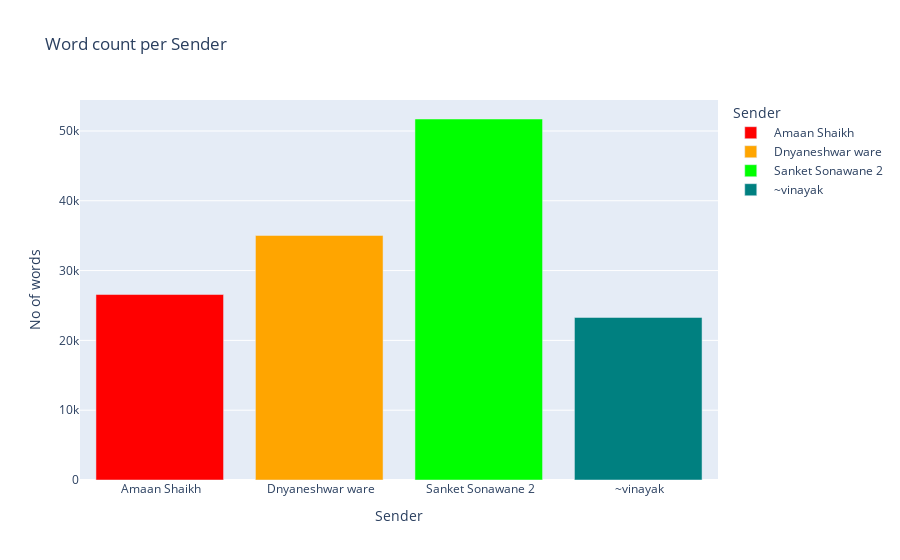

This figure's notebook cell:
### Code cell
send = messages_df.groupby('Sender').sum()
send.reset_index(inplace=True)
fig3 = px.bar(send, x='Sender', y='Word_count', title="Word count per Sender", color="Sender", color_discrete_sequence=["red","orange","lime","teal"])
fig3.update_xaxes(title_text='Sender')
fig3.update_yaxes(title_text='No of words')
fig3.show()

### Figure 1 — Plotly figure (JSON) as saved in the notebook; plotly's stock layout.template omitted (floating-point values rounded to 4 significant figures)
{"data": [{"alignmentgroup": "True", "hovertemplate": "Sender=%{x}<br>Word_count=%{y}<extra></extra>", "legendgroup": " Amaan Shaikh", "marker": {"color": "red"}, "name": " Amaan Shaikh", "offsetgroup": " Amaan Shaikh", "orientation": "v", "showlegend": true, "textposition": "auto", "type": "bar", "x": [" Amaan Shaikh"], "xaxis": "x", "y": [26569], "yaxis": "y"}, {"alignmentgroup": "True", "hovertemplate": "Sender=%{x}<br>Word_count=%{y}<extra></extra>", "legendgroup": " Dnyaneshwar ware", "marker": {"color": "orange"}, "name": " Dnyaneshwar ware", "offsetgroup": " Dnyaneshwar ware", "orientation": "v", "showlegend": true, "textposition": "auto", "type": "bar", "x": [" Dnyaneshwar ware"], "xaxis": "x", "y": [35034], "yaxis": "y"}, {"alignmentgroup": "True", "hovertemplate": "Sender=%{x}<br>Word_count=%{y}<extra></extra>", "legendgroup": " Sanket Sonawane 2", "marker": {"color": "lime"}, "name": " Sanket Sonawane 2", "offsetgroup": " Sanket Sonawane 2", "orientation": "v", "showlegend": true, "textposition": "auto", "type": "bar", "x": [" Sanket Sonawane 2"], "xaxis": "x", "y": [51715], "yaxis": "y"}, {"alignmentgroup": "True", "hovertemplate": "Sender=%{x}<br>Word_count=%{y}<extra></extra>", "legendgroup": " ~vinayak", "marker": {"color": "teal"}, "name": " ~vinayak", "offsetgroup": " ~vinayak", "orientation": "v", "showlegend": true, "textposition": "auto", "type": "bar", "x": [" ~vinayak"], "xaxis": "x", "y": [23287], "yaxis": "y"}], "layout": {"autosize": true, "barmode": "relative", "legend": {"title": {"text": "Sender"}, "tracegroupgap": 0}, "title": {"text": "Word count per Sender"}, "xaxis": {"anchor": "y", "autorange": true, "categoryarray": [" Amaan Shaikh", " Dnyaneshwar ware", " Sanket Sonawane 2", " ~vinayak"], "categoryorder": "array", "domain": [0, 1], "range": [-0.5, 3.5], "title": {"text": "Sender"}, "type": "category"}, "yaxis": {"anchor": "x", "autorange": true, "domain": [0, 1], "range": [0, 54440.0], "title": {"text": "No of words"}, "type": "linear"}}}
